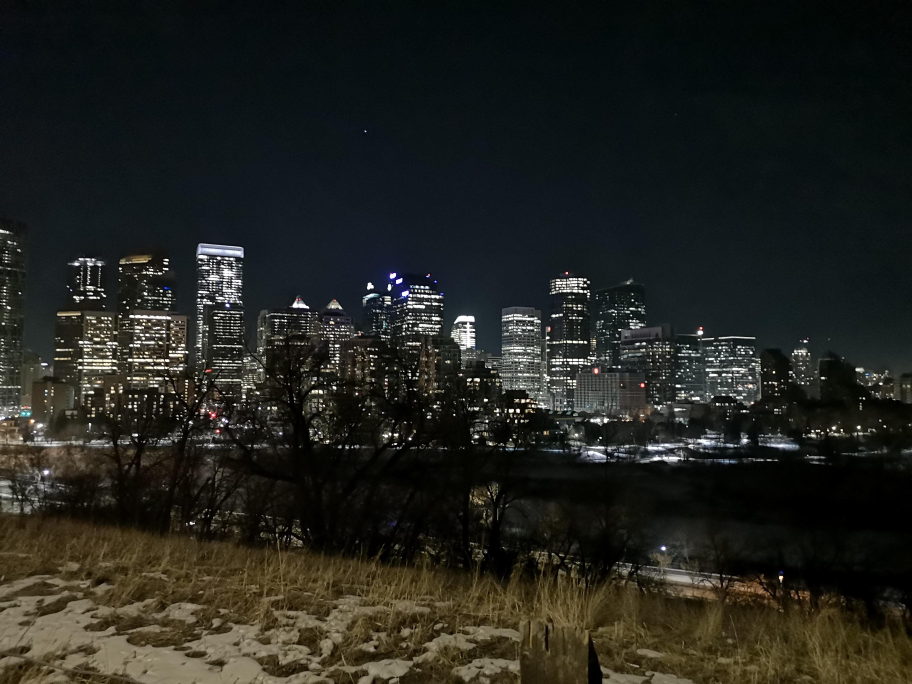
#> input picture pic1.jpg, 3648 x 2736 px (shown at 1/4 size)
$ python ps_cv2.py
#> lines starting #> are read from the running program, lines starting #| are printed output that depends on the picture
#!/usr/bin/env python3
# -*- coding: utf-8 -*-
"""
Created on Tue Sep 24 09:47:33 2019

@author: hongyisu
"""
#purpose: put pic2 replace part of pic1
import cv2
img_pic1 = cv2.imread('pic1.jpg')
#> img_pic1 is the input picture: shape (2736, 3648, 3); mean B, G, R 30.8, 35.8, 34.7
img_pic2 = cv2.imread('pic2.jpg')
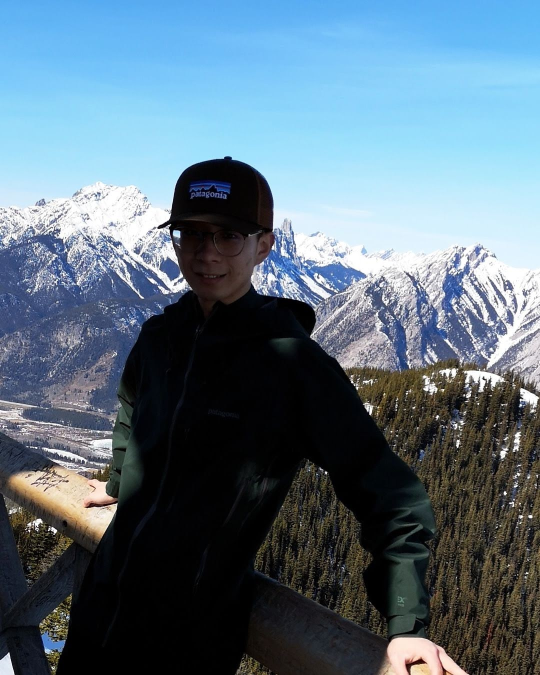
#> input picture pic2.jpg, 1080 x 1350 px (shown at 1/2 size)
#> img_pic2 is the input picture: shape (1350, 1080, 3); mean B, G, R 127.2, 112.5, 91.4

wide_pic1, height_pic1 = img_pic1.shape[:2]
#> wide_pic1 = 2736; height_pic1 = 3648
wide_pic2, height_pic2 = img_pic2.shape[:2]
#> wide_pic2 = 1350; height_pic2 = 1080

scale = wide_pic1 / wide_pic2 / 4
#> scale = 0.507

img_pic2 = cv2.resize(img_pic2, (0,0), fx=scale,fy=scale)
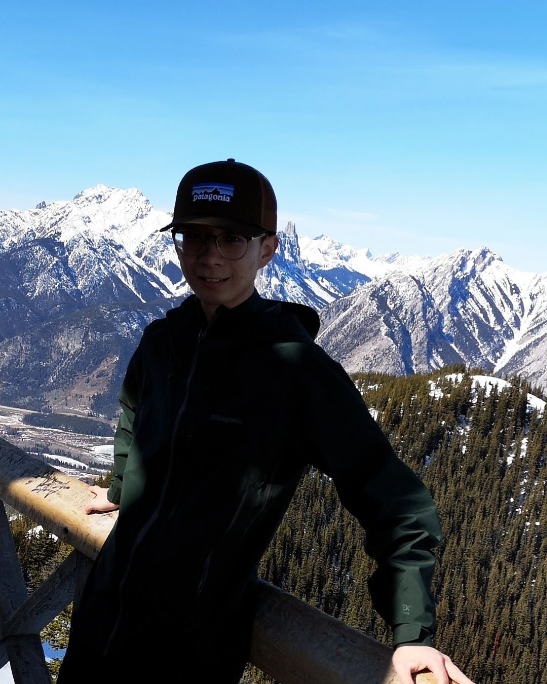
#> img_pic2: shape (684, 547, 3); mean B, G, R 127.1, 112.4, 91.3
wide_pic2, height_pic2 = img_pic2.shape[:2]
#> wide_pic2 = 684; height_pic2 = 547

for c in range(0,3):
    img_pic1[wide_pic1 - wide_pic2:, height_pic1 - height_pic2:,c] =img_pic2[:,:,c]
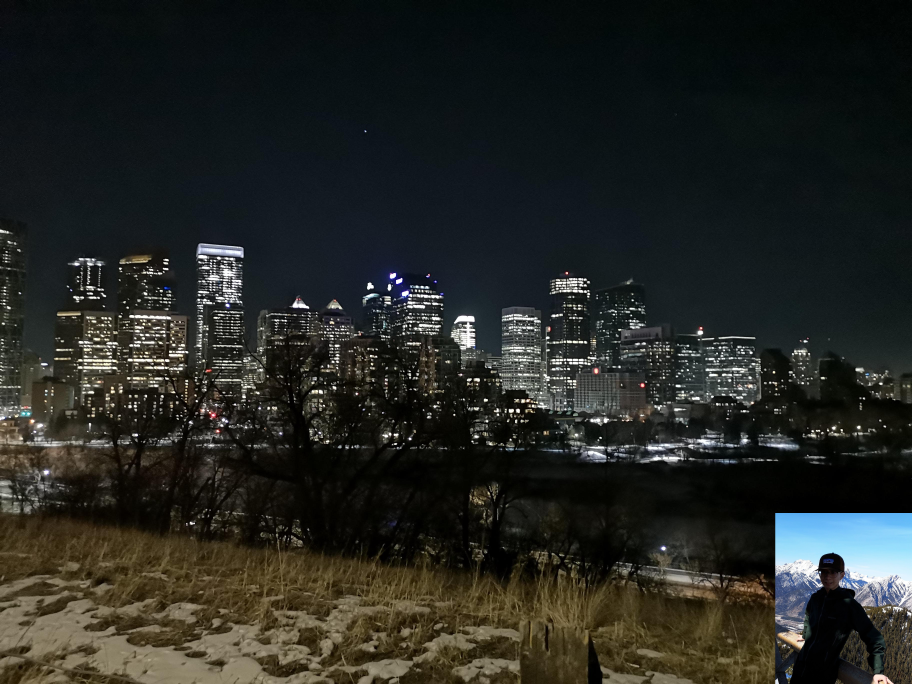
#> img_pic1: shape (2736, 3648, 3) (shown at 1/4 size); mean B, G, R 35.1, 39, 36.9

cv2.imwrite('new_pic1.jpg',img_pic1)
